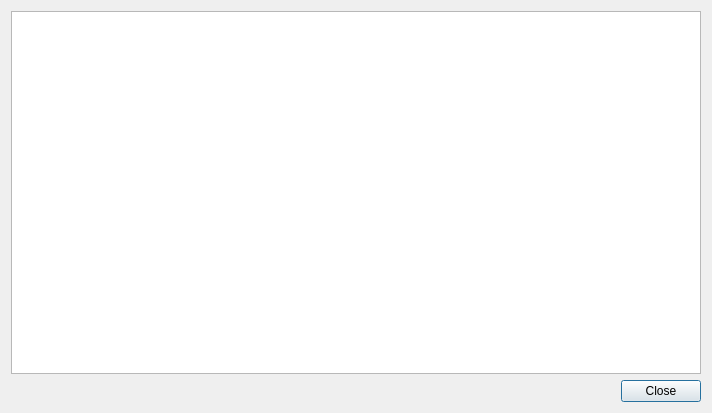
<?xml version="1.0" encoding="UTF-8"?>
<ui version="4.0">
 <class>PluginsDialog</class>
 <widget class="QDialog" name="PluginsDialog">
  <property name="geometry">
   <rect>
    <x>0</x>
    <y>0</y>
    <width>712</width>
    <height>413</height>
   </rect>
  </property>
  <property name="windowTitle">
   <string>Installed Plugins</string>
  </property>
  <layout class="QVBoxLayout" name="verticalLayout">
   <item>
    <widget class="QTreeView" name="treeView">
     <property name="sizePolicy">
      <sizepolicy hsizetype="Preferred" vsizetype="Expanding">
       <horstretch>0</horstretch>
       <verstretch>0</verstretch>
      </sizepolicy>
     </property>
    </widget>
   </item>
   <item>
    <layout class="QHBoxLayout" name="horizontalLayout">
     <item>
      <spacer name="horizontalSpacer">
       <property name="orientation">
        <enum>Qt::Horizontal</enum>
       </property>
       <property name="sizeHint" stdset="0">
        <size>
         <width>40</width>
         <height>20</height>
        </size>
       </property>
      </spacer>
     </item>
     <item>
      <widget class="QPushButton" name="closeButton">
       <property name="text">
        <string>Close</string>
       </property>
      </widget>
     </item>
    </layout>
   </item>
  </layout>
 </widget>
 <resources/>
 <connections>
  <connection>
   <sender>closeButton</sender>
   <signal>clicked()</signal>
   <receiver>PluginsDialog</receiver>
   <slot>accept()</slot>
   <hints>
    <hint type="sourcelabel">
     <x>431</x>
     <y>328</y>
    </hint>
    <hint type="destinationlabel">
     <x>244</x>
     <y>177</y>
    </hint>
   </hints>
  </connection>
 </connections>
</ui>
